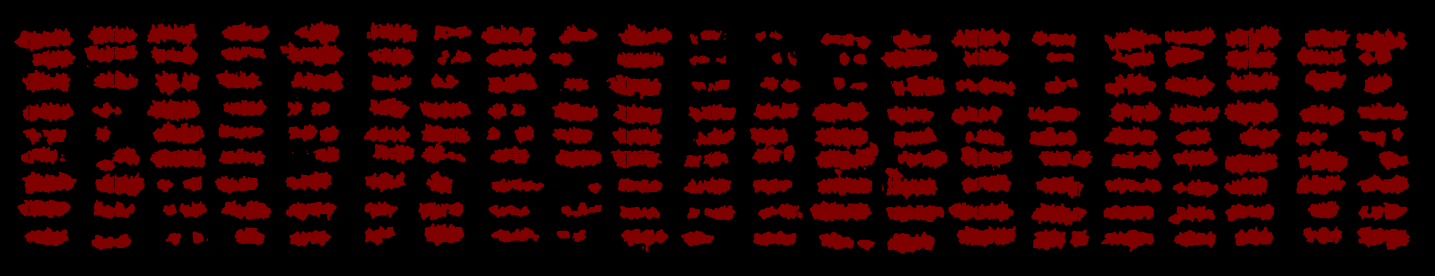
#> input picture TLA/demo-3.png, 4305 x 827 px, found by its file name (shown at 1/3 size)
$ python TLA_v2.py
#> lines starting #> are read from the running program, lines starting #| are printed output that depends on the picture
import numpy as np
from PIL import ImageFile, Image
import math
import random

ImageFile.LOAD_TRUNCATED_IMAGES = True
Image.MAX_IMAGE_PIXELS = None


def GSDtoPixels(GSD, length):
    pixels = length / GSD
    return int(pixels)


def rotate_map(img0, angle):
    print("rotate_map")

    angle_in_radians = math.radians(angle)
    rotate_map = img0.rotate(angle_in_radians)

    return rotate_map


def generate_random_rgb():
    # print("generate_random_rgb")

    r = random.randint(0, 255)  # 随机生成红色值
    g = random.randint(0, 255)  # 随机生成绿色值
    b = random.randint(0, 255)  # 随机生成蓝色值
    return (r, g, b)


def visuall_TLs(img, size, plot_row_line=[], plot_col_line=[]):
    img_line = Image.new('RGB', (size[0], size[1]))  # 创建一个大图模板
    img_line.paste(img, (0, 0))
    px = img_line.load()

    if len(plot_col_line) > 1:
        for vvi in range(len(plot_col_line)):
            for vvj in range(len(plot_col_line[vvi])):
                for down in range(plot_row_line[vvi], plot_row_line[vvi + 1]):
                    px[plot_col_line[vvi][vvj], down] = (0, 0, 255)  # 蓝线参考
    elif len(plot_row_line) > 1:
        for jj in range(len(plot_row_line)):
            for right in range(size[0]):
                px[right, plot_row_line[jj]] = (0, 0, 255)  # 蓝线参考

    return img_line


def get_canopy_number(px, size, moulie,search_range):
    # print("get_canopy_number")

    # 1.1 统计搜索区间内每行冠层像素数量
    search_range = search_range  # 参数：搜索区间100pixels

    moulie=int(size[0]*moulie)

    search_range_canopy_pixel = []

    for hi in range(size[1]):
        canopy_pixel = 0
        for hj in range(-search_range, search_range):
            if px[moulie + hj, hi] == (128, 0, 0):  # (128, 0, 0, 255)
                canopy_pixel += 1
        search_range_canopy_pixel.append(canopy_pixel)

    # 1.2 寻找所有冠层行
    canopy_row_line = []
    row_range = 10  # 参数：每个冠层行间隔大于10pixels

    line_now = 0
    for hii in range(1, len(search_range_canopy_pixel)):
        if search_range_canopy_pixel[hii - 1] == 0 and search_range_canopy_pixel[hii] > 0:
            if hii - 1 - line_now > row_range:
                canopy_row_line.append(hii - 1)
                line_now = hii - 1
        if search_range_canopy_pixel[hii - 1] > 0 and search_range_canopy_pixel[hii] == 0:
            if hii - line_now > row_range:
                canopy_row_line.append(hii)
                line_now = hii

    canopy_numb = math.ceil(len(canopy_row_line) / 2)


    return canopy_row_line, canopy_numb


def get_HTLs(img, px, size, plot_row_numb, moulie,search_range):
    print("get_HTLs")

    # 1.1 统计搜索区间内每行冠层数量
    canopy_row_line = get_canopy_number(px, size, moulie,search_range)[0]
    visuall_TLs(img, size, canopy_row_line).save("E:\Project\STANet-TLA\TLA\data\\111.png")


                  # 1.2 输入小区行数先验知识 保留小区行
    plot_row_line = [canopy_row_line[i] for i in range(len(canopy_row_line)) if
                     (i % plot_row_numb * 2 == 0) or (i % plot_row_numb * 2 == plot_row_numb * 2 - 1) or (
                             i % plot_row_numb * 2 == plot_row_numb * 2)]


    # 1.3 构造水平牵引线
    vjjj = 0
    plot_row_line_new = []
    while vjjj < len(plot_row_line):
        if vjjj == 0 or vjjj == len(plot_row_line) - 1:
            if vjjj == 0:
                plot_row_line_new.append(plot_row_line[vjjj] - 50)
                for right in range(size[0]):
                    px[right, plot_row_line[vjjj] - 20] = (0, 255, 0)  # 绿线
            elif vjjj == len(plot_row_line) - 1:
                plot_row_line_new.append(plot_row_line[vjjj] + 100)
                for right in range(size[0]):
                    px[right, plot_row_line[vjjj] + 100] = (0, 255, 0)  # 绿线
            vjjj += 1
        else:
            for right in range(size[0]):
                px[right, (plot_row_line[vjjj + 1] - plot_row_line[vjjj]) / 2 + plot_row_line[vjjj]] = (
                    0, 255, 0, 255)  # 绿线
            plot_row_line_new.append(int((plot_row_line[vjjj + 1] - plot_row_line[vjjj]) / 2 + plot_row_line[vjjj]))
            vjjj += 2

    # img_line.save(r'E:\Project\STANet-TLA\TLA\data\demo1_plot_row_line.png')
    print("每列小区数：", len(plot_row_line_new) - 1)

    return plot_row_line_new


def get_VTLs(img, px, size, plot_row_line_new, plot_row_length, plot_row_space):
    print("get_VTLs")

    # 2.1 基于水平牵引线， 统计1-2间冠层数量，
    search_canopy_col_canopy_pixel = []
    for vi in range(len(plot_row_line_new) - 1):
        canopy_col_canopy_pixel_temp = []
        for vj in range(size[0]):
            canopy_pixel = 0
            for vk in range(plot_row_line_new[vi], plot_row_line_new[vi + 1]):
                if px[vj, vk] == (128, 0, 0):  # (128, 0, 0)
                    canopy_pixel += 1
            canopy_col_canopy_pixel_temp.append(canopy_pixel)
        search_canopy_col_canopy_pixel.append(canopy_col_canopy_pixel_temp)

    # 2.2 基于小区行长先验，保留小区列边界

    canopy_col_line = []
    col_range = plot_row_length  # 参数：每个冠层行长大于pixels
    col_plot_range = plot_row_space  # 参数：每个校区列间距大于pixels

    # BUG: 列间距粘连后如何？
    for vii in range(len(search_canopy_col_canopy_pixel)):
        vjj = 0
        canopy_col_line_temp = []
        start = 0
        while vjj < len(search_canopy_col_canopy_pixel[vii]):
            if search_canopy_col_canopy_pixel[vii][vjj - 1] == 0 and search_canopy_col_canopy_pixel[vii][vjj] > 0 \
                    and start == 0:  # 先黑后红，小区间隔+行长
                canopy_col_line_temp.append(vjj - 1)
                vjj += col_range
                start = 1
            elif search_canopy_col_canopy_pixel[vii][vjj - 1] > 0 and search_canopy_col_canopy_pixel[vii][
                vjj] == 0 and start == 1:  # 先红后黑，小区行长+间隔
                canopy_col_line_temp.append(vjj)
                vjj += col_plot_range
                start = 0
            else:
                vjj += 1

        canopy_col_line.append(canopy_col_line_temp)

    # # 可视化 search_canopy_col_canopy_pixel 蓝线参考
    # visuall_TLs(img,size,plot_row_line_new,canopy_col_line).save(out_path+"plot_row_line_temp.png")

    # 2.3 取中，构建垂直牵引线
    plot_col_line_new = []
    for viii in range(len(canopy_col_line)):
        vjjj = 0
        plot_col_line_new_temp = []
        while vjjj < len(canopy_col_line[viii]):
            if vjjj == 0 or vjjj == len(canopy_col_line[viii]) - 1:
                for down in range(plot_row_line_new[viii], plot_row_line_new[viii + 1]):
                    px[canopy_col_line[viii][vjjj], down] = (255, 255, 0)  # 黄线
                plot_col_line_new_temp.append(int(canopy_col_line[viii][vjjj]))
                vjjj += 1
            else:
                for down in range(plot_row_line_new[viii], plot_row_line_new[viii + 1]):
                    px[(canopy_col_line[viii][vjjj + 1] - canopy_col_line[viii][vjjj]) / 2 + canopy_col_line[viii][
                        vjjj], down] = (255, 255, 0)  # 黄线
                plot_col_line_new_temp.append(int(
                    (canopy_col_line[viii][vjjj + 1] - canopy_col_line[viii][vjjj]) / 2 + canopy_col_line[viii][vjjj]))
                vjjj += 2
        plot_col_line_new.append(plot_col_line_new_temp)


    print("每行小区数：", len(plot_col_line_new[0])-1)

    return plot_col_line_new


def get_canopy_number_v2(px, vl, vk, plot_row_line_up, plot_row_line_down):
    # print("get_canopy_number_v2")

    r_up = 0
    r_down = 0

    canopy_up = []
    canopy_down = []
    for ii in range(plot_row_line_up, plot_row_line_down):
        if ii - vk < 0:
            canopy_up.append(px[vl, ii])
        else:
            canopy_down.append(px[vl, ii])

    for jjj in range(len(canopy_up) - 1):
        if canopy_up[jjj] == 0 and canopy_up[jjj + 1] == 1:
            r_up += 1
        if canopy_up[jjj] == 1 and canopy_up[jjj + 1] == 0:
            r_up += 1

    for jjj in range(len(canopy_down) - 1):
        if canopy_down[jjj] == 0 and canopy_down[jjj + 1] == 1:
            r_down += 1
        if canopy_down[jjj] == 1 and canopy_down[jjj + 1] == 0:
            r_down += 1

    return math.ceil(r_up / 2), math.ceil(r_down / 2)

def refine_HTLs(px,px_ori, size, plot_row_line):
    print("refine_HTLs")

    plot_row_line_new = []

    # 3.1.1 查找是否压盖需要移动
    for vk in range(0, len(plot_row_line)):  # plot_row_line_new 1行n列，每列一个值，为绿线纵坐标，更新所有纵坐标
        plot_row_line_new_temp = []
        for vl in range(size[0]):
            if px_ori[vl, plot_row_line[vk]] == (128, 0, 0) and vk>0 and vk<len(plot_row_line)-1:  # 如果压盖
                px[vl, plot_row_line[vk]] = (128, 0, 0)
                # 3.1.2统计两侧冠层数量和需要移动的距离
                # 统计方向
                r_up, r_down = get_canopy_number_v2(px_ori, vl, plot_row_line[vk], plot_row_line[vk - 1], plot_row_line[vk + 1])
                # 统计距离
                d_up = 0
                d_down = 0
                while px_ori[vl, plot_row_line[vk] - d_up] == (128, 0, 0):
                    d_up += 1
                while px_ori[vl, plot_row_line[vk] + d_down] == (128, 0, 0):
                    d_down += 1

                # print(d_up,d_down)
                if r_up > r_down:
                    plot_row_line_new_temp.append(plot_row_line[vk] - d_up)
                    px[vl, plot_row_line[vk] - d_up] =  (0, 255, 0)

                else:
                    plot_row_line_new_temp.append(plot_row_line[vk] + d_down)
                    px[vl, plot_row_line[vk] + d_down] = (0, 255, 0)

            else:
                if px_ori[vl, plot_row_line[vk]] == (128, 0, 0) and vk==0:
                    px[vl, plot_row_line[vk]] = (128, 0, 0)

                    d_up = 0
                    while px_ori[vl, plot_row_line[vk] - d_up] == (128, 0, 0):
                        d_up += 1
                    plot_row_line_new_temp.append(plot_row_line[vk] - d_up)
                    px[vl, plot_row_line[vk] - d_up] =  (0, 255, 0)

                if px_ori[vl, plot_row_line[vk]] == (128, 0, 0) and vk == len(plot_row_line)-1:
                    px[vl, plot_row_line[vk]] = (128, 0, 0)

                    d_down = 0
                    while px_ori[vl, plot_row_line[vk] + d_down] == (128, 0, 0):
                        d_down += 1
                    plot_row_line_new_temp.append(plot_row_line[vk] + d_down)
                    px[vl, plot_row_line[vk] + d_down] = (0, 255, 0)


                plot_row_line_new_temp.append(plot_row_line[vk])

        plot_row_line_new.append(plot_row_line_new_temp)

    return plot_row_line_new


def refine_VTLs(px,px_ori, size, plot_col_line, plot_row_line):
    print("refine_VTLs")

    plot_col_line_new = []

    # 3.2.1 查找是否压盖需要移动

    for psi in range(len(plot_col_line)):  # plot_col_line m行n列，m行小区，每行n个线，为绿线横坐标，更新所有m行内的横坐标
        plot_col_line_new_temp0 = []
        for psj in range(len(plot_col_line[psi])):
            plot_col_line_new_temp1 = []

            r_left = 0
            r_right = 0

            r_first=0
            for pr in range(plot_row_line[psi], plot_row_line[psi + 1]):  # 第m行纵坐标的区间
                if px_ori[plot_col_line[psi][psj], pr] == (128, 0, 0):  # 如果压盖
                    px[plot_col_line[psi][psj], pr] = (128, 0, 0)
                    # 统计方向和距离
                    # 统计距离
                    d_left = 0
                    d_right = 0

                    if r_first==0:
                        r_first=1

                        for ss in range(0,100):
                            first_left=0
                            first_right=0

                            while px_ori[plot_col_line[psi][psj] - first_left+ss, pr] == (128, 0, 0):

                                first_left+= 1
                                if r_left<first_left:
                                    r_left=first_left
                                if ss==0:
                                    d_left += 1
                            while px_ori[plot_col_line[psi][psj] + first_right+ss, pr] == (128, 0, 0):

                                first_right += 1
                                if r_right < first_right:
                                    r_right = first_right
                                if ss==0:
                                    d_right += 1


                    if r_left > r_right: # 方向
                        plot_col_line_new_temp1.append(plot_col_line[psi][psj] + d_right)
                        px[plot_col_line[psi][psj] + d_right, pr] = (255, 255, 0)

                    else:
                        plot_col_line_new_temp1.append(plot_col_line[psi][psj] - d_left)
                        px[plot_col_line[psi][psj] - d_left, pr] = (255, 255, 0)


                else:
                    plot_col_line_new_temp1.append(plot_col_line[psi][psj])
            plot_col_line_new_temp0.append(plot_col_line_new_temp1)
        plot_col_line_new.append(plot_col_line_new_temp0)

    return plot_col_line_new


def seg_plots(px,px_ori, size, plot_row_line_new, plot_col_line_new):
    print("seg_plots")

    plot_numb = 0
    plot_rgb = generate_random_rgb()
    img_plots = Image.new('I;16', (size[0], size[1]))  # 创建一个大图模板
    pxplot = img_plots.load()

    img_plots_view = Image.new('RGB', (size[0], size[1]))  # 创建一个大图模板
    pxplot_view = img_plots_view.load()

    for psi in range(len(plot_col_line_new) - 1):
        for psj in range(len(plot_col_line_new[psi]) - 1):
            for pr in range(plot_row_line_new[psi], plot_row_line_new[psi + 1]):
                for pc in range(plot_col_line_new[psi][psj], plot_col_line_new[psi][psj + 1]):

                    if px_ori[pc, pr] == (128, 0, 0):
                        pxplot[pc, pr] = plot_numb
                        pxplot_view[pc, pr] = plot_rgb

            plot_numb += 1
            plot_rgb = generate_random_rgb()
            print(plot_numb)
    print(plot_numb + 1)

    return img_plots, img_plots_view


def seg_plots_v2(px,px_ori, size, plot_row_line_new, plot_col_line_new, plot_row_line):
    print("seg_plots_v2")
    # print(plot_row_line_new[0])
    # print(plot_row_line)


    plot_numb = 0
    plot_rgb = generate_random_rgb()
    img_plots = Image.new('I;16', (size[0], size[1]))  # 创建一个大图模板
    pxplot = img_plots.load()

    img_plots_view = Image.new('RGB', (size[0], size[1]))  # 创建一个大图模板
    pxplot_view = img_plots_view.load()

    # 两次补全
    for psi in range(len(plot_col_line_new)):
        for psj in range(len(plot_col_line_new[psi]) - 1):
            for pr in range(plot_row_line[psi], plot_row_line[psi + 1]):

                for pskl in range(plot_col_line_new[psi][psj][pr-plot_row_line[psi]], plot_col_line_new[psi][psj + 1][pr-plot_row_line[psi]]):


                    if px_ori[pskl, pr] == (128, 0, 0):
                        pxplot[pskl, pr] = plot_numb
                        pxplot_view[pskl, pr] = plot_rgb


                    #上一编号和颜色
                    pre_number=0
                    pre_rgb=(0,0,0)

                    if psi>0:

                        centerpskl=int((plot_col_line_new[psi][psj][pr-plot_row_line[psi]]+plot_col_line_new[psi][psj + 1][pr-plot_row_line[psi]])/2)
                        centerpr=int((plot_row_line[psi-1]+plot_row_line[psi])/2)
                        aa=0
                        for sss in range(-50,50):
                            for qqq in range(-50,50):
                                if px_ori[centerpskl+sss, centerpr+qqq] == (128, 0, 0):
                                    pre_number=pxplot[centerpskl+sss, centerpr+qqq]
                                    pre_rgb=pxplot_view[centerpskl+sss, centerpr+qqq]
                                    aa=1
                                    break
                            if aa==1:
                                break

                        # print(psi,psj,centerpskl,centerpr,pre_number,pre_rgb,pskl, pr)


                    # 小区结束 重新找纵向优化
                    if pskl==plot_col_line_new[psi][psj + 1][pr-plot_row_line[psi]]-1 and pr== plot_row_line[psi + 1]-1:
                        # 第一条线
                        w1=plot_col_line_new[psi][psj][pr-plot_row_line[psi]]
                        w2=plot_col_line_new[psi][psj + 1][pr-plot_row_line[psi]]-1

                        h1=plot_row_line[psi]
                        h2=plot_row_line[psi+1]

                        for psklll in range(w1,w2):
                            # print(plot_row_line_new[psi][psklll],plot_row_line[psi])
                            if plot_row_line_new[psi][psklll] < plot_row_line[psi]: #如果小于，上凸
                                for prup in range(plot_row_line_new[psi][psklll], h1):
                                    if px_ori[psklll, prup] == (128, 0, 0):
                                        pxplot[psklll, prup] = plot_numb
                                        pxplot_view[psklll, prup] = plot_rgb
                            if plot_row_line_new[psi][psklll] > plot_row_line[psi]:
                                for prup in range(h1, plot_row_line_new[psi][psklll]):
                                    if px_ori[psklll, prup] == (128, 0, 0):
                                        pxplot[psklll, prup] = pre_number
                                        pxplot_view[psklll, prup] = pre_rgb
                            # 最后一条线
                            if plot_row_line_new[psi + 1][psklll] > plot_row_line[psi + 1]:  # 如果大于，下凸
                                for prdown in range(h2, plot_row_line_new[psi + 1][psklll]+1):

                                    if px_ori[psklll, prdown] == (128, 0, 0):
                                        pxplot[psklll, prdown] = plot_numb
                                        pxplot_view[psklll, prdown] = plot_rgb

                            if plot_row_line_new[psi + 1][psklll] < plot_row_line[psi + 1]:
                                for prdown in range(plot_row_line_new[psi + 1][psklll], h2):
                                    if px_ori[psklll, prdown] == (128, 0, 0):
                                        pxplot[psklll, prdown] = 0
                                        pxplot_view[psklll, prdown] = (0, 0, 0)


            plot_numb += 1
            # print(plot_numb)
            plot_rgb = generate_random_rgb()

    print("小区个数：",plot_numb + 1)

    return img_plots, img_plots_view


# 上下两行取线   理论40行++
def TLA(map_file, out_path, rotate_angle, moulie, search_range,plot_row_length, plot_row_number, plot_row_space):
#> called with out_path = 'E:\\Project\\STANet-TLA\\TLA\\data\\\\', rotate_angle = 0, moulie = 0.449, search_range = 10, plot_row_length = 50, plot_row_number = 3, plot_row_space = 0
    ori_img = Image.open(map_file)
#> ori_img is the input picture: PIL image 4305x827 RGB; mean R, G, B 34.3, 0, 0
    img = rotate_map(ori_img, rotate_angle)
    px_ori = img.load()

    size = img.size  # 列(宽) 行(高)
#> size = (4305, 827)

    img_line = Image.new('RGB', (size[0], size[1]))  # 创建一个大图模板
#> img_line: PIL image 4305x827 RGB; every value is 0
    img_line.paste(img, (0, 0))
    px = img_line.load()

    # 1.构建水平牵引线
    plot_row_line = get_HTLs(img, px, size, plot_row_number, moulie,search_range)
#> in get_HTLs, `visuall_TLs(img, size, canopy_row_line).save("E:\Project\STANet-TLA\TL..`:
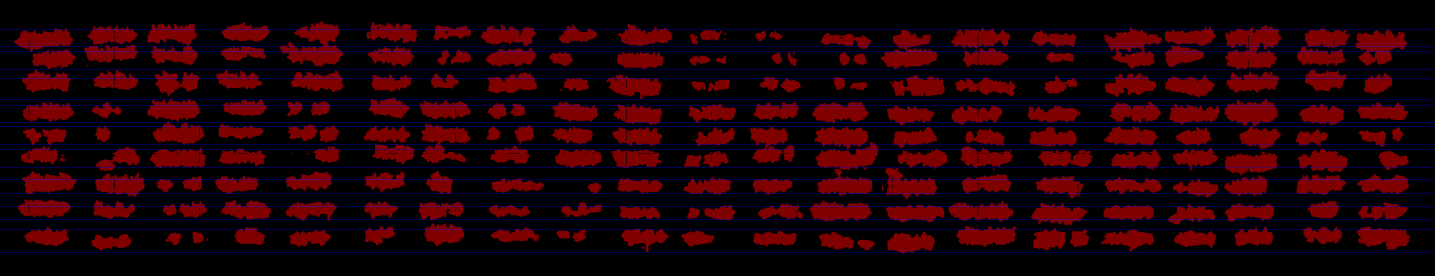
#> saved as 111.png: PIL image 4305x827 RGB (shown at 1/3 size); mean R, G, B 33.8, 0, 5.6
#| 每列小区数： 3
#> plot_row_line = [39, 261, 485, 757]

    # 2. 构建垂直牵引线
    plot_col_line = get_VTLs(img, px, size, plot_row_line, plot_row_length, plot_row_space)
#> the loop in get_VTLs, `for vi in range(len(plot_row_line_new) - 1):` made 3 passes
#> after the loop in get_VTLs, `for vi in range(len(plot_row_line_new) - 1):`: search_canopy_col_canopy_pixel = 3 items
#> the loop in get_VTLs, `for vii in range(len(search_canopy_col_canopy_pixel)):` made 3 passes
#> the loop in get_VTLs, `for viii in range(len(canopy_col_line)):` made 3 passes
#| 每行小区数： 21
#> plot_col_line = 3 items

    # #  # 3 小区分割
    # img_plots,img_plots_view = seg_plots(px,px_ori, size, plot_row_line, plot_col_line)
    # rotate_map(img_line, -rotate_angle).save(out_path + 'demo2_plots_liinenno.png')

    # # 3 微调
    # # 3.1 微调水平线
    plot_row_line_newn = refine_HTLs(px,px_ori, size, plot_row_line)
#> the loop in refine_HTLs, `for vk in range(0, len(plot_row_line)):` made 4 passes

    # 3.2 微调垂直线
    plot_col_line_newn = refine_VTLs(px,px_ori, size, plot_col_line, plot_row_line)
#> the loop in refine_VTLs, `for psi in range(len(plot_col_line)):` made 3 passes


    #  # 4 小区分割
    img_plots, img_plots_view = seg_plots_v2(px,px_ori, size, plot_row_line_newn, plot_col_line_newn, plot_row_line)
#> in seg_plots_v2, `img_plots = Image.new('I;16', (size[0], size[1]))`: img_plots: PIL image 4305x827 I;16; every value is 0
#> the loop in seg_plots_v2, `for psi in range(len(plot_col_line_new)):` made 3 passes
#| 小区个数： 64
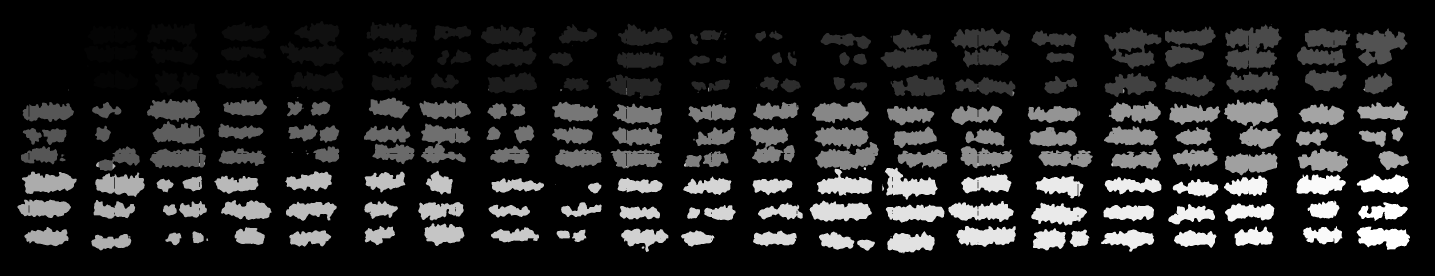
#> img_plots: PIL image 4305x827 I;16 (shown at 1/3 size); min 0, max 62, mean 8.4; drawn with min black and max white
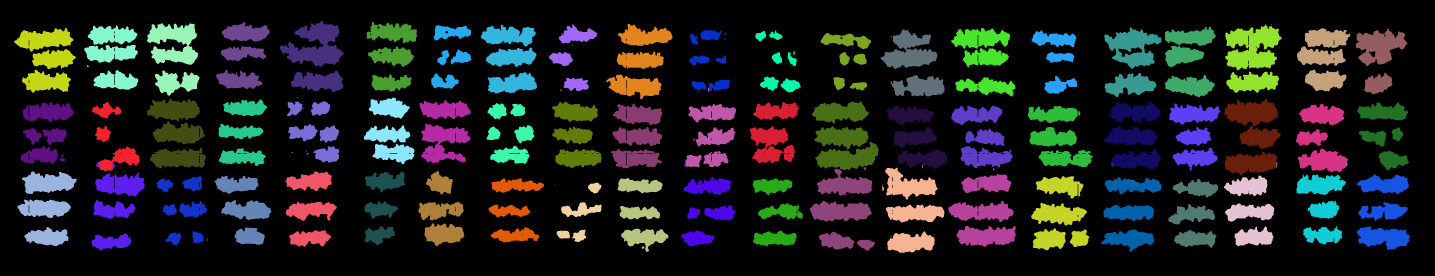
#> img_plots_view: PIL image 4305x827 RGB (shown at 1/3 size); mean R, G, B 31.2, 33.2, 33.3


    rotate_map(img_line, -rotate_angle).save(out_path + 'demo-3_plots_row_line.png')
    rotate_map(img_plots, -rotate_angle).save(out_path + 'demo-3_plots.png')
    rotate_map(img_plots_view, -rotate_angle).save(out_path + 'demo-3_plots_view.png')

    return 0


if __name__ == "__main__":
    semmap_file = r"E:\Project\STANet-TLA\TLA\data\demo-3.png"
    out_path = r"E:\Project\STANet-TLA\TLA\data\\"

    # [11 lines of commented-out code are left out]
    GSD = 1
    rotate_angle = 0
    plot_row_length = 50
    plot_row_number = 3
    plot_row_space = 0
    search_range=10
    moulie = 0.449038


    runs = TLA(semmap_file, out_path, rotate_angle, moulie,search_range,GSDtoPixels(GSD, plot_row_length), plot_row_number,
               GSDtoPixels(GSD, plot_row_space))
